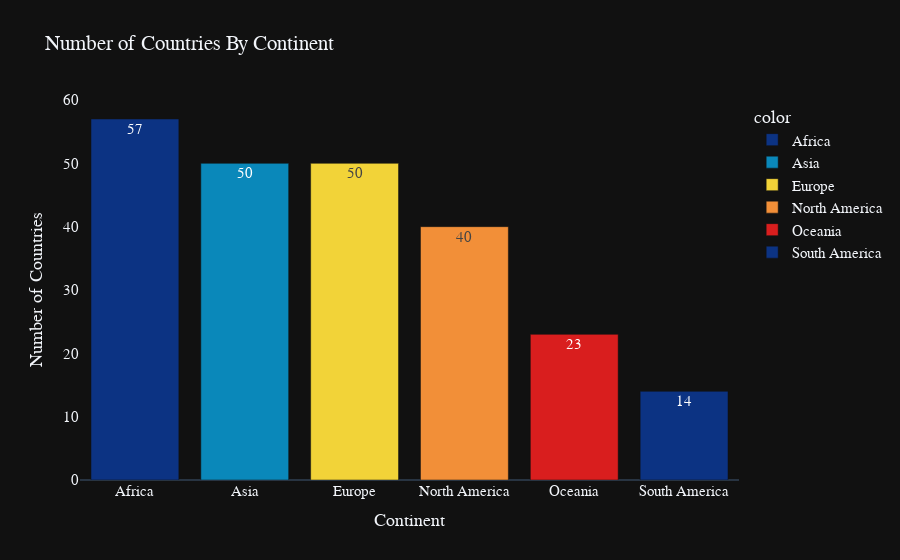

Source (notebook cell):
### Code cell
country = data['Continent'].value_counts()

fig = px.bar(
    x=country.index,
    y=country.values,
    color=country.index,
    color_discrete_sequence=px.colors.diverging.Portland,
    text=country.values,
    title='Number of Countries By Continent',
    template='plotly_dark'
)

fig.update_layout(
    xaxis_title="Continent",
    yaxis_title="Number of Countries",
    font=dict(size=15, family="Franklin Gothic"),
    xaxis=dict(showgrid=False),  # Hide gridlines on x-axis
    yaxis=dict(showgrid=False)   # Hide gridlines on y-axis
)

fig.show()

### Figure 1 — Plotly figure (JSON) as saved in the notebook; plotly's stock layout.template omitted (floating-point values rounded to 4 significant figures)
{"data": [{"alignmentgroup": "True", "hovertemplate": "color=Africa<br>x=%{x}<br>y=%{y}<br>text=%{text}<extra></extra>", "legendgroup": "Africa", "marker": {"color": "rgb(12,51,131)", "pattern": {"shape": ""}}, "name": "Africa", "offsetgroup": "Africa", "orientation": "v", "showlegend": true, "text": [57], "textposition": "auto", "type": "bar", "x": ["Africa"], "xaxis": "x", "y": [57], "yaxis": "y"}, {"alignmentgroup": "True", "hovertemplate": "color=Asia<br>x=%{x}<br>y=%{y}<br>text=%{text}<extra></extra>", "legendgroup": "Asia", "marker": {"color": "rgb(10,136,186)", "pattern": {"shape": ""}}, "name": "Asia", "offsetgroup": "Asia", "orientation": "v", "showlegend": true, "text": [50], "textposition": "auto", "type": "bar", "x": ["Asia"], "xaxis": "x", "y": [50], "yaxis": "y"}, {"alignmentgroup": "True", "hovertemplate": "color=Europe<br>x=%{x}<br>y=%{y}<br>text=%{text}<extra></extra>", "legendgroup": "Europe", "marker": {"color": "rgb(242,211,56)", "pattern": {"shape": ""}}, "name": "Europe", "offsetgroup": "Europe", "orientation": "v", "showlegend": true, "text": [50], "textposition": "auto", "type": "bar", "x": ["Europe"], "xaxis": "x", "y": [50], "yaxis": "y"}, {"alignmentgroup": "True", "hovertemplate": "color=North America<br>x=%{x}<br>y=%{y}<br>text=%{text}<extra></extra>", "legendgroup": "North America", "marker": {"color": "rgb(242,143,56)", "pattern": {"shape": ""}}, "name": "North America", "offsetgroup": "North America", "orientation": "v", "showlegend": true, "text": [40], "textposition": "auto", "type": "bar", "x": ["North America"], "xaxis": "x", "y": [40], "yaxis": "y"}, {"alignmentgroup": "True", "hovertemplate": "color=Oceania<br>x=%{x}<br>y=%{y}<br>text=%{text}<extra></extra>", "legendgroup": "Oceania", "marker": {"color": "rgb(217,30,30)", "pattern": {"shape": ""}}, "name": "Oceania", "offsetgroup": "Oceania", "orientation": "v", "showlegend": true, "text": [23], "textposition": "auto", "type": "bar", "x": ["Oceania"], "xaxis": "x", "y": [23], "yaxis": "y"}, {"alignmentgroup": "True", "hovertemplate": "color=South America<br>x=%{x}<br>y=%{y}<br>text=%{text}<extra></extra>", "legendgroup": "South America", "marker": {"color": "rgb(12,51,131)", "pattern": {"shape": ""}}, "name": "South America", "offsetgroup": "South America", "orientation": "v", "showlegend": true, "text": [14], "textposition": "auto", "type": "bar", "x": ["South America"], "xaxis": "x", "y": [14], "yaxis": "y"}], "layout": {"autosize": true, "barmode": "relative", "font": {"family": "Franklin Gothic", "size": 15}, "legend": {"title": {"text": "color"}, "tracegroupgap": 0}, "title": {"text": "Number of Countries By Continent"}, "xaxis": {"anchor": "y", "autorange": true, "domain": [0, 1], "range": [-0.5, 5.5], "showgrid": false, "title": {"text": "Continent"}, "type": "category"}, "yaxis": {"anchor": "x", "autorange": true, "domain": [0, 1], "range": [0, 60], "showgrid": false, "title": {"text": "Number of Countries"}, "type": "linear"}}}
